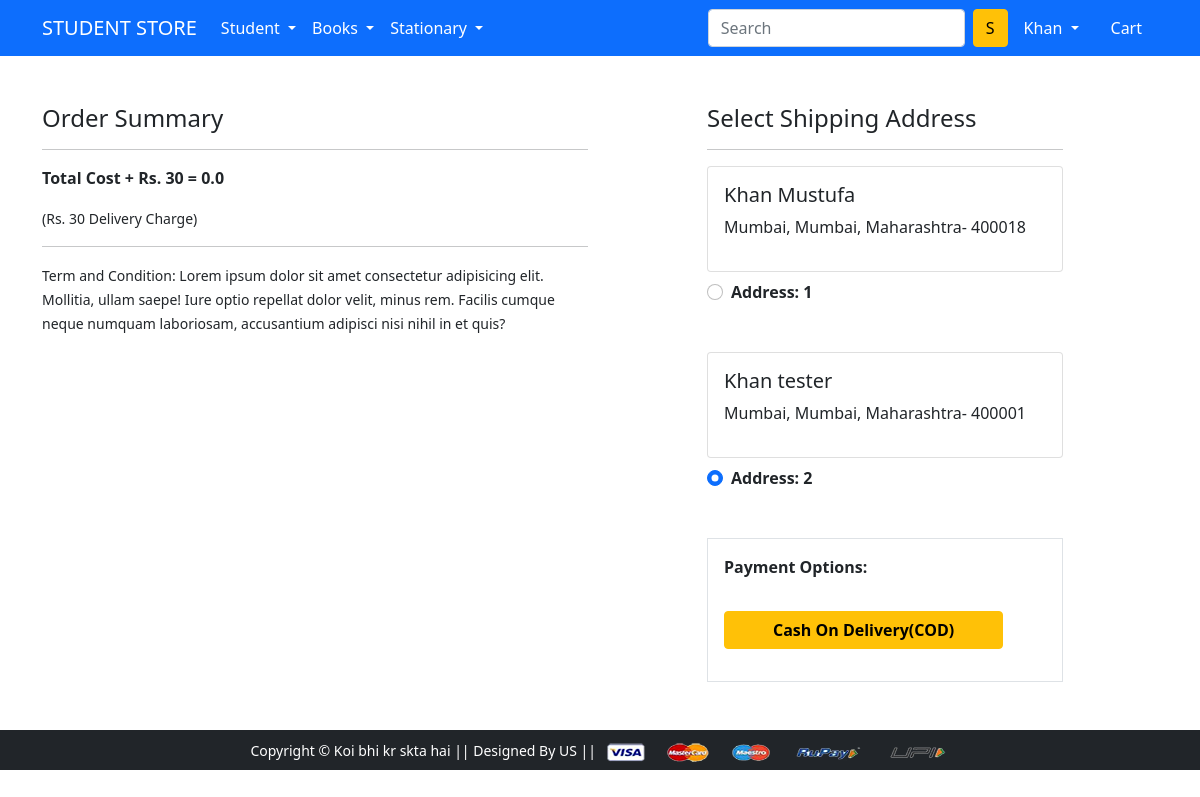
Screenshot of /checkout/ (signed in) with the database file from the repository.
### app/models.py (models this page shows, shortened)
class Customer(models.Model):
 user = models.ForeignKey(User, on_delete=models.CASCADE)
 name = models.CharField(max_length=200)
 locality = models.CharField(max_length=200)
 city = models.CharField(max_length=50)
 zipcode = models.IntegerField()
 state = models.CharField(choices=STATE_CHOICES, max_length=50)

### app/views.py (the view)
# urls.py: path('checkout/', views.checkout, name='checkout'),
@login_required
def checkout(request):
	user = request.user
	add = Customer.objects.filter(user=user)
	cart_items = Cart.objects.filter(user=request.user)
	amount = 0.0
	shipping_amount = 30.0
	totalamount=0.0
	cart_product = [p for p in Cart.objects.all() if p.user == request.user]
	if cart_product:
		for p in cart_product:
			tempamount = (p.quantity * p.product.discounted_price)
			amount += tempamount
		totalamount = amount+shipping_amount
	return render(request, 'app/checkout.html', {'add':add, 'cart_items':cart_items, 'totalcost':totalamount})

### app/templates/app/checkout.html (shortened to what this page needs)
{% extends 'app/base.html' %}
{% load static %}
{% block main-content %}
<div class="container">
 <div class="row mt-5">
  <div class="col-sm-6">
    <h4>Order Summary</h4>
    <hr>
    <p class="fw-bold">Total Cost + Rs. 30  = {{totalcost}}</p>
    <small>(Rs. 30 Delivery Charge)</small> <hr>
    <small>Term and Condition: Lorem ipsum dolor sit amet consectetur adipisicing elit. Mollitia, ullam saepe! Iure optio repellat dolor velit, minus rem. Facilis cumque neque numquam laboriosam, accusantium adipisci nisi nihil in et quis?</small>
  </div>
  <div class="col-sm-4 offset-sm-1">
    <h4>Select Shipping Address</h4>
    <hr>
    <form action="/paymentdone" id="myform">
    {% for ad in add %}
      <div class="card">
        <div class="card-body">
        <h5>{{ad.name}}</h5>
        <p>{{ad.locality}}, {{ad.city}}, {{ad.state}}- {{ad.zipcode}}</p>
        </div>
      </div>
        <div class="form-check mt-2 mb-5">
          <input class="form-check-input" type="radio" name="custid" id="custadd{{forloop.counter}}" value="{{ad.id}}" checked>
          <label class="form-check-label fw-bold" for="custadd{{forloop.counter}}">
            Address: {{ forloop.counter }} </label>
        </div>
      {% endfor %}
        <div class="border p-3">
          <p class="fw-bold">Payment Options:</p>
          <p button type="submit" class="btn btn-warning mt-3 px-5 fw-bold" id="continuebtn">Cash On Delivery(COD)</button> </p>
        </div>
      </form>
    </div>
  </div>
</div>
{% endblock main-content %}

### app/templates/app/base.html (shortened to what this page needs)
<!doctype html>
{% load static %}
<html lang="en">
  <head>
    <link href="https://cdn.jsdelivr.net/npm/bootstrap@5.0.0-beta1/dist/css/bootstrap.min.css" rel="stylesheet">
    <link rel="stylesheet" href="{% static 'app/css/owl.carousel.min.css' %}">
    <link rel="stylesheet" href="{% static 'app/css/all.min.css' %}">
    <link rel="stylesheet" href="{% static 'app/css/style.css' %}">
  </head>
  <body>
    <nav class="navbar navbar-expand-lg navbar-dark bg-primary">
     <div class="container">
       <a class="navbar-brand" href="/">STUDENT STORE</a>
       <div class="collapse navbar-collapse" id="navbarSupportedContent">
         <ul class="navbar-nav me-auto mb-2 mb-lg-0">
           <li class="nav-item dropdown">
             <a class="nav-link dropdown-toggle text-white" href="#" id="studentDropdown" role="button" data-bs-toggle="dropdown" aria-expanded="false">
              Student
             </a>
           </li>
           <li class="nav-item dropdown">
             <a class="nav-link dropdown-toggle text-white" href="#" id="booksDropdown" role="button" data-bs-toggle="dropdown" aria-expanded="false">
               Books
             </a>
           </li>
            <li class="nav-item dropdown">
            <a class="nav-link dropdown-toggle text-white" href="#" id="Stationary" role="button" data-bs-toggle="dropdown" aria-expanded="false">
              Stationary
            </a>
          </li>
         </ul>
         <form class="d-flex">
           <input class="form-control me-2" type="search" placeholder="Search" aria-label="Search">
           <button class="btn btn-warning" type="submit">S</button>
         </form>
         <div>
          <ul class="navbar-nav me-auto mb-2 mb-lg-0">
          {% if request.user.is_authenticated %}
           <li class="nav-item dropdown mx-2">
              <a class="nav-link dropdown-toggle text-white" href="#" id="profileDropdown" role="button" data-bs-toggle="dropdown" aria-expanded="false">
                {{request.user.username|capfirst}}
              </a>
            </li>
            <li class="nav-item mx-2">
              <a href="{% url 'showcart' %}" class="nav-link text-white"> Cart </a>
            </li>
            {% endif %}
          </ul>
         </div>
       </div>
     </div>
    </nav>
    {% block main-content %} {% endblock main-content %}
    <footer class="container-fluid bg-dark text-center p-2 mt-5">
        <small class="text-white">Copyright &copy; Koi bhi kr skta hai || Designed By US || </small>
        <img src="{% static 'app/images/payment.png' %}" alt="" srcset="" class="img-fluid" height="2px">
    </footer>
  </body>
</html>

### rows the page displays
Customer: name "Khan Mustufa", locality "Mumbai", city "Mumbai", state "Maharashtra", zipcode "400018"
Customer: name "Khan tester", locality "Mumbai", city "Mumbai", state "Maharashtra", zipcode "400001"

### other values shown
{{ request.user.username|capfirst }} "Khan"
{{ totalcost }} "0.0"
